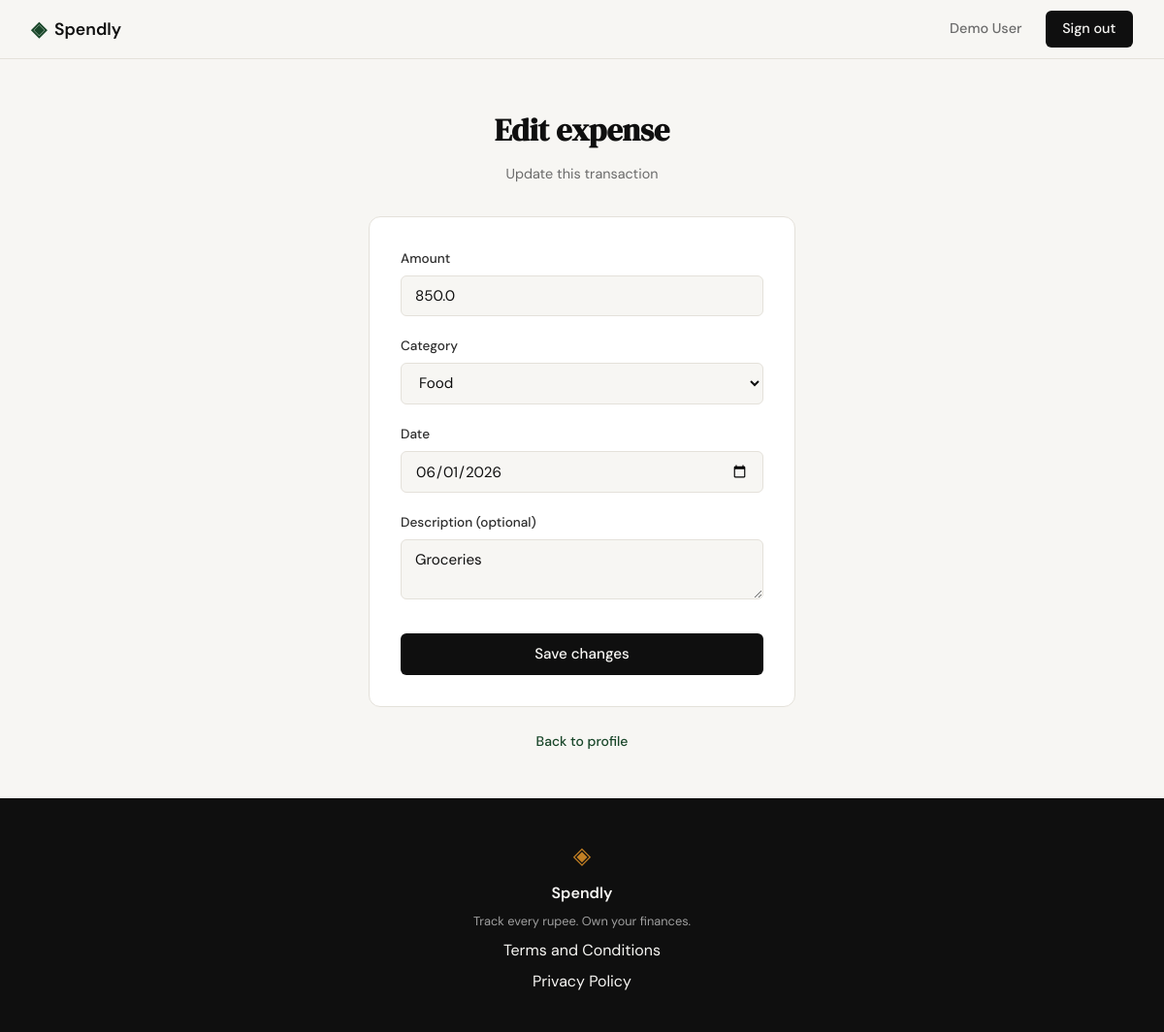
The app's page /expenses/1/edit (signed in), older data.
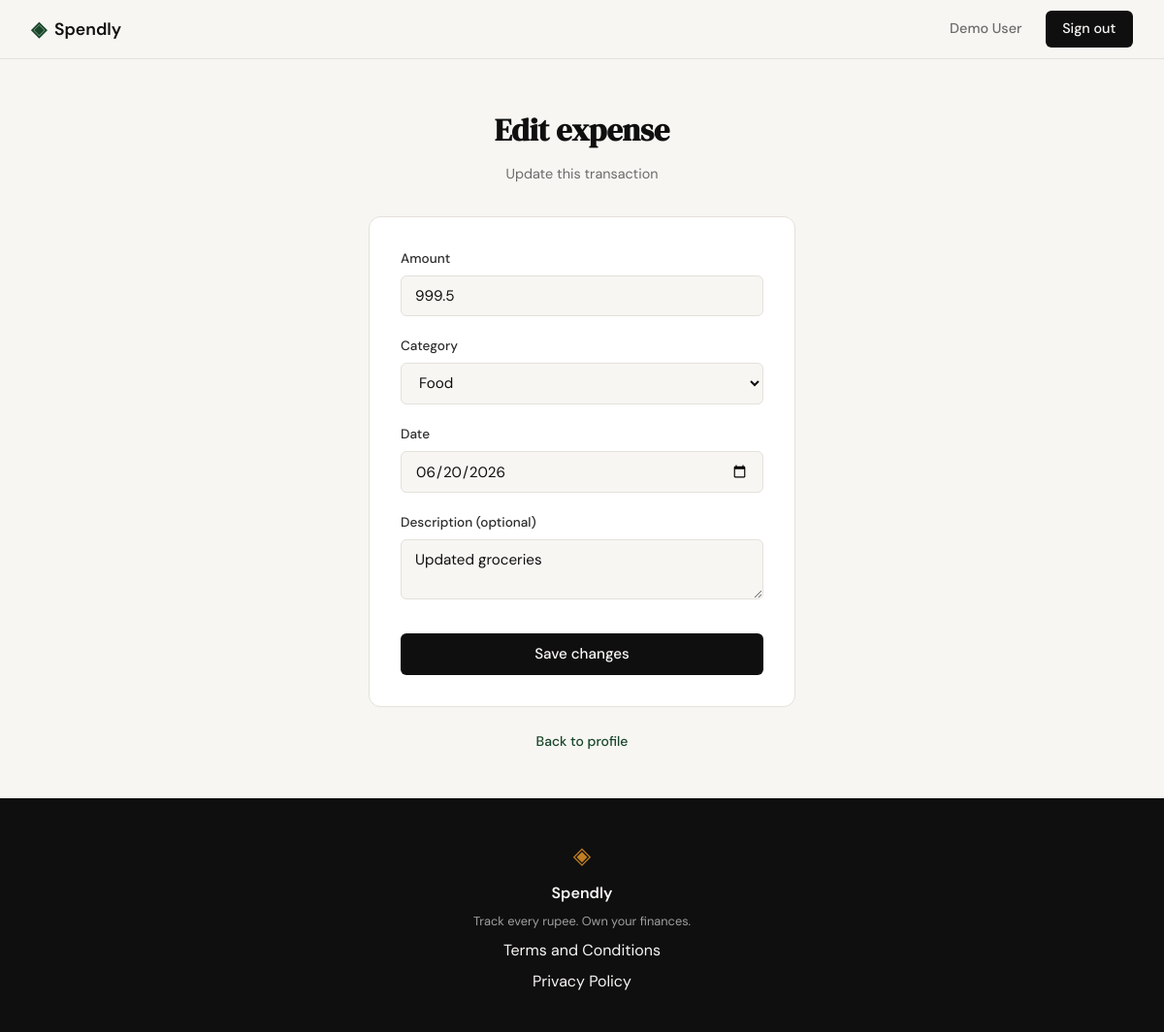
The same page, newer data.
### tables this page shows
CREATE TABLE expenses (
            id          INTEGER PRIMARY KEY AUTOINCREMENT,
            user_id     INTEGER NOT NULL REFERENCES users(id),
            amount      REAL    NOT NULL,
            category    TEXT    NOT NULL,
            date        TEXT    NOT NULL,
            description TEXT,
            created_at  TEXT    DEFAULT (datetime('now'))
        );

### app.py (the view, shortened to what this page needs)
@app.route("/expenses/<int:expense_id>/edit", methods=["GET", "POST"])
def edit_expense(expense_id):
    if not session.get("user_id"):
        return redirect(url_for("login"))
    expense = get_expense_by_id(expense_id, session["user_id"])
    if expense is None:
        abort(404)
    if request.method == "GET":
        return _render_edit_expense_form(
            expense_id,
            {
                "amount": expense["amount"],
                "category": expense["category"],
                "date": expense["date"],
                "description": expense["description"] or "",
            },
        )

### app.py (called while the page is built)
def _render_edit_expense_form(expense_id, form, error=None):
    return render_template(
        "edit_expense.html",
        categories=EXPENSE_CATEGORIES,
        expense_id=expense_id,
        form=form,
        error=error,
    )

### database/db.py (called while the page is built)
def get_db():
    conn = sqlite3.connect(DB_PATH)
    conn.row_factory = sqlite3.Row
    conn.execute("PRAGMA foreign_keys = ON")
    return conn

### database/queries.py (called while the page is built)
def get_expense_by_id(expense_id, user_id):
    db = get_db()
    row = db.execute(
        "SELECT id, amount, category, date, description FROM expenses "
        "WHERE id = ? AND user_id = ?",
        (expense_id, user_id),
    ).fetchone()
    db.close()
    if row is None:
        return None
    return {
        "id": row["id"],
        "amount": row["amount"],
        "category": row["category"],
        "date": row["date"],
        "description": row["description"],
    }

### templates/edit_expense.html (shortened to what this page needs)
{% extends "base.html" %}
{% block content %}
<section class="auth-section">
    <div class="auth-container">
        <div class="auth-header">
            <h1 class="auth-title">Edit expense</h1>
            <p class="auth-subtitle">Update this transaction</p>
        </div>
        <div class="auth-card">
            <form method="POST" action="{{ url_for('edit_expense', expense_id=expense_id) }}">
                <div class="form-group">
                    <label for="amount">Amount</label>
                    <input type="number" id="amount" name="amount"
                           class="form-input" step="0.01" min="0"
                           placeholder="0.00"
                           value="{{ form.amount or '' }}"
                           required autofocus>
                </div>
                <div class="form-group">
                    <label for="category">Category</label>
                    <select id="category" name="category" class="form-input" required>
                        {% for c in categories %}
                        <option value="{{ c }}"
                            {% if form.category == c %}selected{% endif %}>
                            {{ c }}
                        </option>
                        {% endfor %}
                    </select>
                </div>
                <div class="form-group">
                    <label for="date">Date</label>
                    <input type="date" id="date" name="date"
                           class="form-input"
                           value="{{ form.date or '' }}"
                           required>
                </div>
                <div class="form-group">
                    <label for="description">Description <span>(optional)</span></label>
                    <textarea id="description" name="description"
                              class="form-input" rows="2"
                              placeholder="e.g. Groceries">{{ form.description or '' }}</textarea>
                </div>
                <button type="submit" class="btn-submit">Save changes</button>
            </form>
        </div>
        <p class="auth-switch">
            <a href="{{ url_for('profile') }}">Back to profile</a>
        </p>
    </div>
</section>
{% endblock %}

### templates/base.html (shortened to what this page needs)
<!DOCTYPE html>
<html lang="en">
<head>
    <link rel="stylesheet" href="{{ url_for('static', filename='css/style.css') }}">
</head>
<body>
    <nav class="navbar">
        <div class="nav-inner">
            <a href="{{ url_for('landing') }}" class="nav-brand">
                <span class="brand-icon">◈</span>
                <span class="brand-name">Spendly</span>
            </a>
            <div class="nav-links">
                {% if session.user_id %}
                <a href="{{ url_for('profile') }}">{{ session.user_name }}</a>
                <a href="{{ url_for('logout') }}" class="nav-cta">Sign out</a>
                {% else %}
                <a href="{{ url_for('login') }}">Sign in</a>
                <a href="{{ url_for('register') }}" class="nav-cta">Get started</a>
                {% endif %}
            </div>
        </div>
    </nav>
    <main class="main-content">
        {% block content %}{% endblock %}
    </main>
    <footer class="footer">
        <div class="footer-inner">
            <span class="brand-icon">◈</span>
            <span class="footer-name">Spendly</span>
            <p class="footer-copy">Track every rupee. Own your finances.</p>
            <a href="/terms">Terms and Conditions</a>
            <a href="/privacy">Privacy Policy</a>
        </div>
    </footer>
</body>
</html>

### static/css/style.css (style rules this page uses)
:root { --ink: #0f0f0f; --ink-soft: #2d2d2d; --ink-muted: #6b6b6b; --ink-faint: #a0a0a0; --paper: #f7f6f3; --paper-warm: #f0ede6; --paper-card: #ffffff; --accent: #1a472a; --accent-light: #e8f0eb; --accent-2: #c17f24; --accent-2-light: #fdf3e3; --danger: #c0392b; --danger-light: #fdecea; --danger-border: #f5c6c2; --border: #e4e1da; --border-soft: #eeebe4; --font-display: 'DM Serif Display', Georgia, serif; --font-body: 'DM Sans', system-ui, sans-serif; --max-width: 1200px; --auth-width: 440px; --radius-sm: 6px; --radius-md: 12px; --radius-lg: 20px; }
*, *::before, *::after { box-sizing: border-box; margin: 0; padding: 0; }
html { font-size: 16px; scroll-behavior: smooth; }
body { background: var(--paper); color: var(--ink); font-family: var(--font-body); font-size: 1rem; line-height: 1.6; -webkit-font-smoothing: antialiased; }
a { color: inherit; text-decoration: none; }
.navbar { position: sticky; top: 0; z-index: 100; background: var(--paper); border-bottom: 1px solid var(--border); padding: 0 2rem; }
.nav-inner { max-width: var(--max-width); margin: 0 auto; height: 60px; display: flex; align-items: center; justify-content: space-between; }
.nav-brand { display: flex; align-items: center; gap: 0.5rem; font-family: var(--font-body); font-weight: 600; font-size: 1.1rem; color: var(--ink); }
.brand-icon { color: var(--accent); font-size: 1.3rem; }
.brand-name { color: var(--ink); }
.nav-links { display: flex; align-items: center; gap: 1.5rem; font-size: 0.9rem; font-weight: 500; }
.nav-links a { color: var(--ink-muted); transition: color 0.2s; }
.nav-cta { background: var(--ink) !important; color: var(--paper) !important; padding: 0.45rem 1.1rem; border-radius: var(--radius-sm); transition: background 0.2s !important; }
.main-content { min-height: calc(100vh - 60px - 100px); }
.auth-section { min-height: calc(100vh - 60px - 100px); display: flex; align-items: center; justify-content: center; padding: 3rem 2rem; }
.auth-container { width: 100%; max-width: var(--auth-width); }
.auth-header { text-align: center; margin-bottom: 2rem; }
.auth-title { font-family: var(--font-display); font-size: 2rem; color: var(--ink); margin-bottom: 0.5rem; }
.auth-subtitle { font-size: 0.9rem; color: var(--ink-muted); }
.auth-card { background: var(--paper-card); border: 1px solid var(--border); border-radius: var(--radius-md); padding: 2rem; margin-bottom: 1.5rem; }
.form-group { margin-bottom: 1.25rem; }
.form-group label { display: block; font-size: 0.85rem; font-weight: 500; color: var(--ink-soft); margin-bottom: 0.4rem; }
.form-input { width: 100%; padding: 0.6rem 0.875rem; border: 1px solid var(--border); border-radius: var(--radius-sm); font-family: var(--font-body); font-size: 0.95rem; color: var(--ink); background: var(--paper); outline: none; transition: border-color 0.2s; }
.form-input::placeholder { color: var(--ink-faint); }
.btn-submit { width: 100%; padding: 0.7rem; background: var(--ink); color: var(--paper); border: none; border-radius: var(--radius-sm); font-family: var(--font-body); font-size: 0.95rem; font-weight: 500; cursor: pointer; transition: background 0.2s; margin-top: 0.5rem; }
.auth-switch { text-align: center; font-size: 0.875rem; color: var(--ink-muted); }
.auth-switch a { color: var(--accent); font-weight: 500; }
.footer { background: var(--ink); color: var(--paper); padding: 2.5rem 2rem; text-align: center; }
.footer-inner { display: flex; flex-direction: column; align-items: center; gap: 0.4rem; }
.footer .brand-icon { color: var(--accent-2); font-size: 1.5rem; }
.footer-name { font-weight: 600; font-size: 1rem; }
.footer-copy { font-size: 0.8rem; color: var(--ink-faint); }

Row changes from the older to the newer data that the page shows:
changed expenses "Food": amount "850.0" → "999.5"; date "06/01/2026" → "06/20/2026"; description "Groceries" → "Updated groceries"
